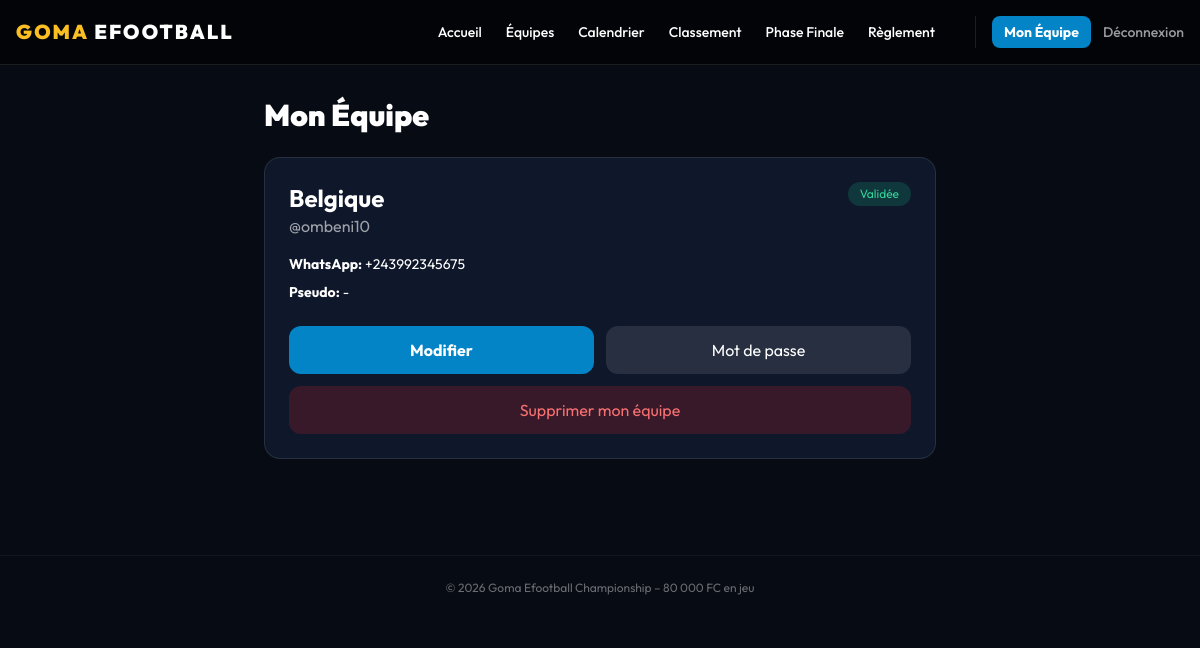
The app's page /mon-equipe/ (signed in) with its own data.
### competition/models.py (models this page shows, shortened)
class Team(models.Model):
    tournament = models.ForeignKey(Tournament, on_delete=models.CASCADE)
    group = models.ForeignKey(Group, null=True, blank=True, on_delete=models.SET_NULL)
    name = models.CharField(max_length=50, unique=True)  # Pays
    abbreviation = models.CharField(max_length=3)
    owner = models.ForeignKey(User, null=True, blank=True, on_delete=models.SET_NULL)
    owner_username = models.CharField(max_length=150, default='')
    owner_password = models.CharField(max_length=128, default='')
    whatsapp = models.CharField(max_length=20, blank=True)
    is_validated = models.BooleanField(default=False)
    points = models.IntegerField(default=0)
    goals_for = models.IntegerField(default=0)
    goals_against = models.IntegerField(default=0)

### competition/views.py (the view)
# urls.py: path('mon-equipe/', views.my_team, name='my_team'),
@login_required
def my_team(request):
    t = get_tournament()
    team = get_object_or_404(Team, tournament=t, owner=request.user)
    return render(request, 'competition/my_team.html', {'team': team})

### competition/views.py (called while the page is built)
def get_tournament():
    t, _ = Tournament.objects.get_or_create(pk=1, defaults={'name': 'Goma Efootball Championship'})
    return t

### templates/competition/my_team.html
{% extends 'base.html' %}
{% block content %}
<div class="max-w-2xl mx-auto">
  <h1 class="text-3xl font-black mb-6">Mon Équipe</h1>
  <div class="bg-[#0f172a] p-6 rounded-2xl border border-white/10">
    <div class="flex justify-between items-start mb-4">
      <div>
        <h2 class="text-2xl font-bold">{{ team.name }}</h2>
        <p class="text-white/60">@{{ team.owner.username }}</p>
      </div>
      <span class="px-3 py-1 rounded-full text-xs {% if team.is_validated %}bg-emerald-500/20 text-emerald-400{% else %}bg-amber-500/20 text-amber-400{% endif %}">
        {% if team.is_validated %}Validée{% else %}En attente{% endif %}
      </span>
    </div>
    <div class="space-y-2 text-sm mb-6">
      <p><b>WhatsApp:</b> {{ team.whatsapp }}</p>
      <p><b>Pseudo:</b> {{ team.pseudo|default:"-" }}</p>
    </div>
    <div class="grid grid-cols-2 gap-3">
      <a href="{% url 'edit_team' %}" class="p-3 bg-sky-600 rounded-xl text-center font-bold">Modifier</a>
      <a href="{% url 'change_password' %}" class="p-3 bg-white/10 rounded-xl text-center">Mot de passe</a>
      <a href="{% url 'delete_team' %}" class="col-span-2 p-3 bg-red-600/20 text-red-400 rounded-xl text-center">Supprimer mon équipe</a>
    </div>
  </div>
</div>
{% endblock %}

### templates/base.html (style rules this page uses)
body { font-family:Outfit,system-ui;background:#070b14;color:white }

### records on screen
Team: name "Belgique", owner.username "ombeni10", whatsapp "+243992345675"

### other values on screen
{{ team.pseudo|default:"-" }} "-"
